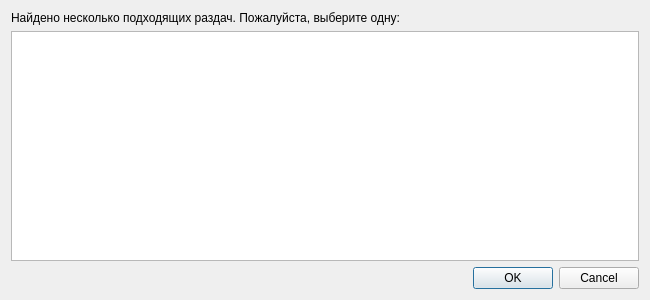
<?xml version="1.0" encoding="UTF-8"?>
<ui version="4.0">
 <class>TorrentSelectorDialog</class>
 <widget class="QDialog" name="TorrentSelectorDialog">
  <property name="geometry">
   <rect>
    <x>0</x>
    <y>0</y>
    <width>650</width>
    <height>300</height>
   </rect>
  </property>
  <property name="windowTitle">
   <string>Выберите торрент для скачивания</string>
  </property>
  <property name="modal">
   <bool>true</bool>
  </property>
  <layout class="QVBoxLayout" name="verticalLayout">
   <item>
    <widget class="QLabel" name="label">
     <property name="text">
      <string>Найдено несколько подходящих раздач. Пожалуйста, выберите одну:</string>
     </property>
     <property name="wordWrap">
      <bool>true</bool>
     </property>
    </widget>
   </item>
   <item>
    <widget class="QListWidget" name="torrentsListWidget">
     <property name="toolTip">
      <string>Дважды кликните по элементу, чтобы выбрать его и нажать ОК</string>
     </property>
    </widget>
   </item>
   <item>
    <widget class="QDialogButtonBox" name="buttonBox">
     <property name="orientation">
      <enum>Qt::Orientation::Horizontal</enum>
     </property>
     <property name="standardButtons">
      <set>QDialogButtonBox::StandardButton::Cancel|QDialogButtonBox::StandardButton::Ok</set>
     </property>
    </widget>
   </item>
  </layout>
 </widget>
 <resources/>
 <connections>
  <connection>
   <sender>buttonBox</sender>
   <signal>accepted()</signal>
   <receiver>TorrentSelectorDialog</receiver>
   <slot>accept()</slot>
   <hints>
    <hint type="sourcelabel">
     <x>248</x>
     <y>254</y>
    </hint>
    <hint type="destinationlabel">
     <x>157</x>
     <y>274</y>
    </hint>
   </hints>
  </connection>
  <connection>
   <sender>buttonBox</sender>
   <signal>rejected()</signal>
   <receiver>TorrentSelectorDialog</receiver>
   <slot>reject()</slot>
   <hints>
    <hint type="sourcelabel">
     <x>316</x>
     <y>260</y>
    </hint>
    <hint type="destinationlabel">
     <x>286</x>
     <y>274</y>
    </hint>
   </hints>
  </connection>
  <connection>
   <sender>torrentsListWidget</sender>
   <signal>itemDoubleClicked(QListWidgetItem*)</signal>
   <receiver>TorrentSelectorDialog</receiver>
   <slot>accept()</slot>
   <hints>
    <hint type="sourcelabel">
     <x>324</x>
     <y>163</y>
    </hint>
    <hint type="destinationlabel">
     <x>324</x>
     <y>149</y>
    </hint>
   </hints>
  </connection>
 </connections>
</ui>
